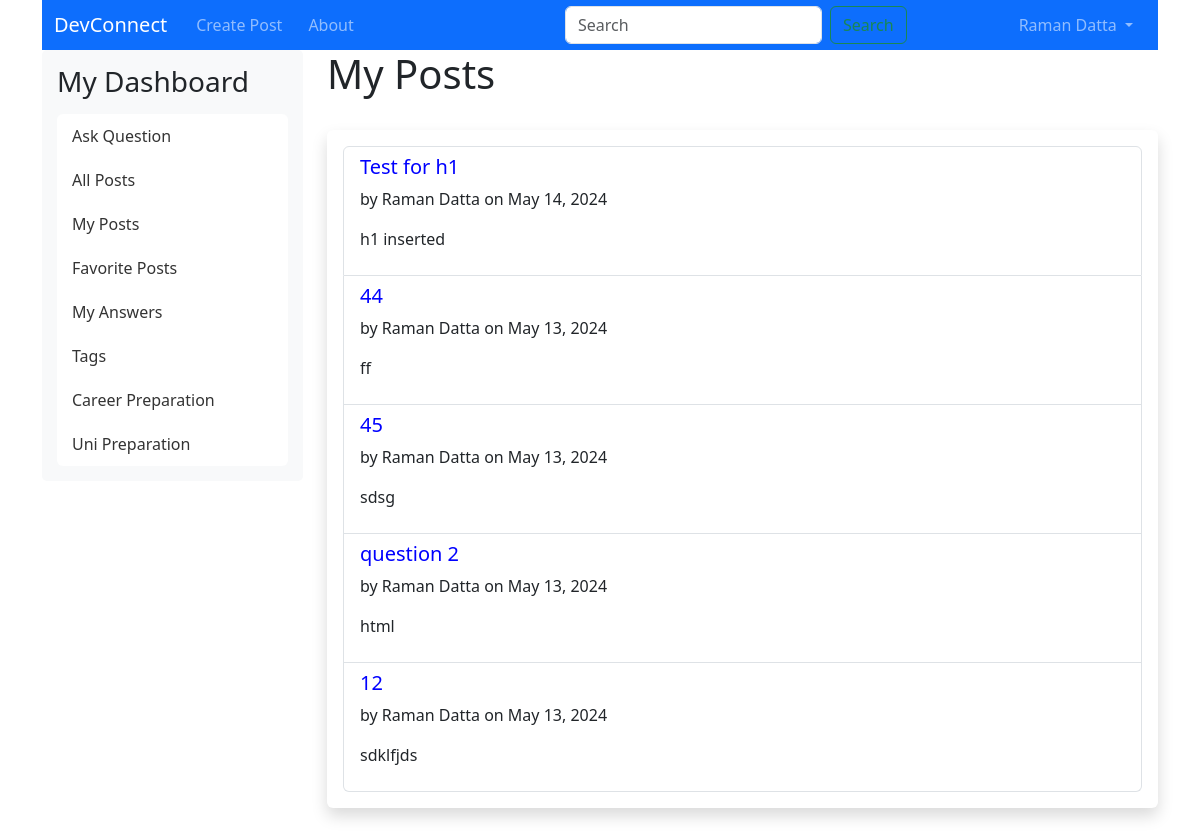
Before: /my_posts (signed in) with the older database file.
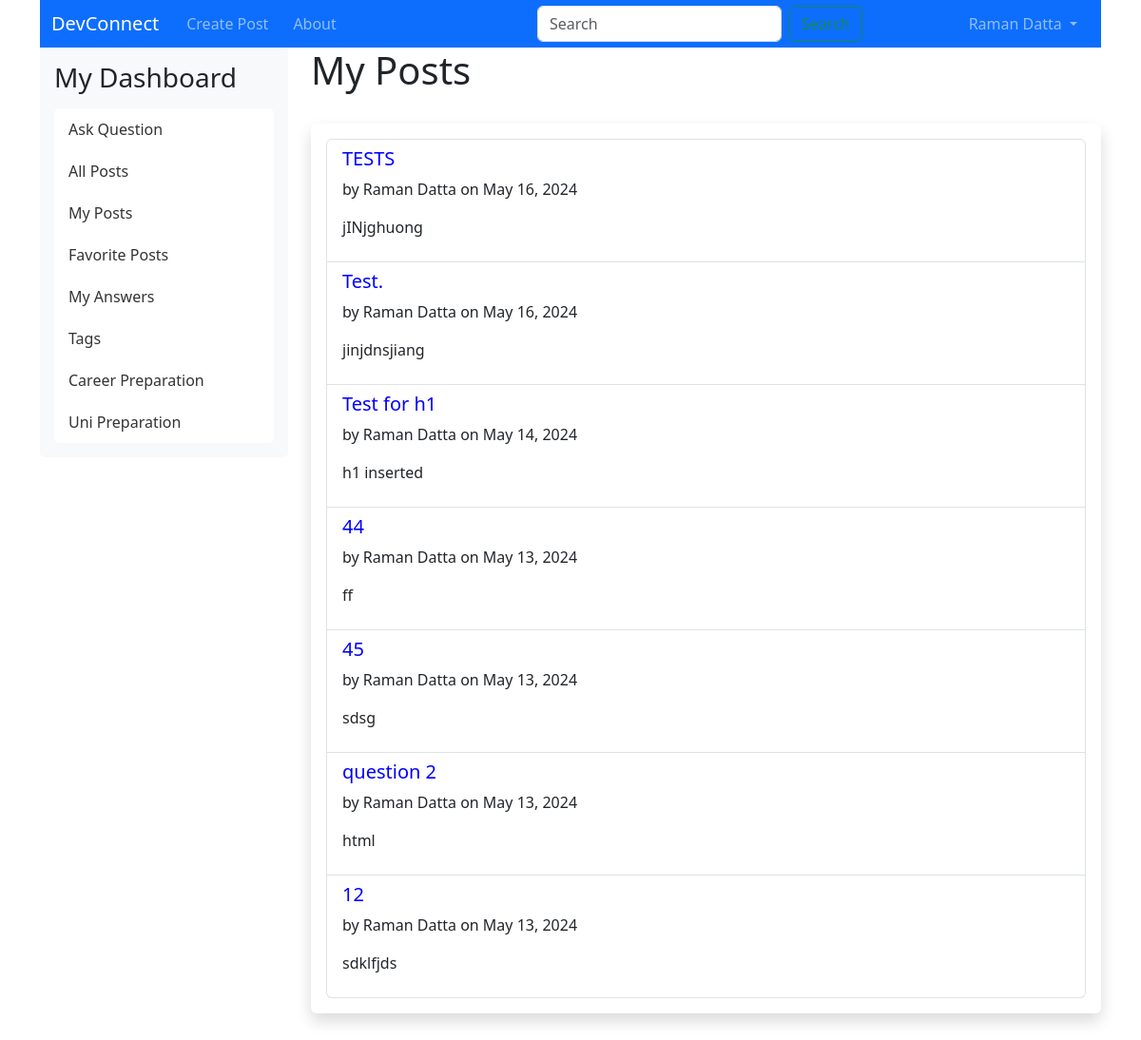
After: the same page with the newer database file.
### app/models/model.py (models this page shows, shortened)
class Posts(db.Model):
    __tablename__ = "posts"
    id = db.Column(db.Integer, primary_key=True)
    title = db.Column(db.String(255), nullable=False)
    content = db.Column(db.Text, nullable=False)
    author_id = db.Column(db.Integer, db.ForeignKey('users.id'))
    date_posted = db.Column(db.DateTime, default=datetime.utcnow)
    deleted = db.Column(db.Boolean, default=False)
    answered = db.Column(db.Boolean, default=False)
    tag_id = db.Column(db.Integer, db.ForeignKey('tags.id'))
    career_preparation = db.Column(db.Boolean, default=False)
    author = db.relationship('User', backref=db.backref('posts', lazy=True))
    tag = db.relationship('Tag', backref=db.backref('posts', lazy=True))

class User(UserMixin, db.Model):
    __tablename__ = "users"
    id = db.Column(db.Integer, primary_key=True)
    first_name = db.Column(db.String(100), nullable=False)
    last_name = db.Column(db.String(100), nullable=False)
    uwa_id = db.Column(db.String(100), unique=True, nullable=False)
    email = db.Column(db.String(100), unique=True, nullable=False)
    major = db.Column(db.String(100), nullable=False)
    password_hash = db.Column(db.String(200), nullable=False)
    user_image = db.Column(db.String(200))
    is_disabled = db.Column(db.Boolean, default=False)
    timestamp = db.Column(db.DateTime, default=datetime.utcnow)
    role = db.Column(db.String(100))
    def __repr__(self):
        return f'<User {self.email}>'
    @property
    def is_active(self):
        return not self.is_disabled

### app/controllers/main_controller.py (the view)
@main.route('/my_posts')
@login_required
def my_posts():
    user_posts = Posts.query.filter_by(author_id=current_user.id).order_by(Posts.date_posted.desc()).all()
    return render_template('main/my_posts.html', posts=user_posts)

### app/controllers/main_controller.py (called while the page is built)
@main.before_app_request
def add_tags_to_sidebar():
    if current_user.is_authenticated:
        tags_with_counts = db.session.query(
            Tag.id,
            Tag.tag,
            func.count(Posts.id).label('post_count')
        ).join(Posts, Posts.tag_id == Tag.id).group_by(Tag.id).all()
        g.tags = tags_with_counts
    else:
        g.tags = []

### app/templates/main/my_posts.html (shortened to what this page needs)
{% extends "includes/layout.html" %}
{% block content %}
<h1>My Posts</h1>
<br/>
<div class="shadow p-3 mb-5 bg-body rounded">
    <ul class="list-group">
        {% for post in posts %}
        <li class="list-group-item">
            <h5><a href="{{ url_for('main.view_post', post_id=post.id, origin='my_posts') }}">{{ post.title }}</a></h5>
            <p>by {{ current_user.first_name }} {{ current_user.last_name }} on {{ post.date_posted.strftime('%B %d, %Y') }}</p>
            <p>{{ post.content | safe }}</p>
        </li>
        {% endfor %}
    </ul>
</div>
{% endblock %}

### app/templates/includes/layout.html (shortened to what this page needs)
<!DOCTYPE html>
<html lang="en">
<head>
    <link rel="stylesheet" href="https://cdn.jsdelivr.net/npm/bootstrap@5.3.3/dist/css/bootstrap.min.css">
    <link rel="stylesheet" href="https://cdnjs.cloudflare.com/ajax/libs/font-awesome/5.14.0/css/all.min.css" />
    <link rel="stylesheet" href="{{ url_for('static', filename='css/main.css') }}">
</head>
<body>
<div class="container">
    {% include "includes/nav.html" %}
    <div class="row">
        {% if current_user.is_authenticated %}
        <div class="col-md-3">
            <div class="sidebar">
                <h3>My Dashboard</h3>
                <ul class="list-group">
                    <li class="list-group-item"><a href="{{ url_for('main.add_post') }}">Ask Question</a></li>
                    <li class="list-group-item"><a href="{{ url_for('main.posts') }}">All Posts</a></li>
                    <li class="list-group-item"><a href="{{ url_for('main.my_posts') }}">My Posts</a></li>
                    <li class="list-group-item"><a href="{{ url_for('main.my_favorites') }}">Favorite Posts</a></li>
                    <li class="list-group-item"><a href="{{ url_for('main.my_answers') }}">My Answers</a></li>
                    <li class="list-group-item"><a href="{{ url_for('main.tags') }}">Tags</a></li>
                    <li class="list-group-item"><a href="{{ url_for('main.career') }}">Career Preparation</a></li>
                    <li class="list-group-item"><a href="{{ url_for('main.uni_preparation') }}">Uni Preparation</a></li>
                </ul>
            </div>
        </div>
        <div class="col-md-9">
        {% else %}
        <div class="col-md-12">
        {% endif %}
            {% block content %}{% endblock %}
        </div>
    </div>
</div>
</body>
</html>

### app/templates/includes/nav.html (shortened to what this page needs)
<header>
    <nav class="navbar navbar-expand-lg navbar-dark bg-primary p-0" style="padding-top: 0.5rem; padding-bottom: 0.5rem;">
        <div class="container-fluid">
            <a class="navbar-brand" href="{{ url_for('main.posts') }}">DevConnect</a>
            <div class="collapse navbar-collapse" id="navbarNav">
                <ul class="navbar-nav me-auto p-0">
                    <li class="nav-item">
                        <a href="{{ url_for('main.add_post') }}" class="nav-link {{ 'active' if request.path == url_for('main.add_post') else '' }}">Create Post</a>
                    </li>
                    <li class="nav-item">
                        <a href="{{ url_for('main.about') }}" class="nav-link {{ 'active' if request.path == url_for('main.about') else '' }}">About</a>
                    </li>
                </ul>
                <form class="d-flex ms-auto" method="GET" action="{{ url_for('main.search') }}">
                    <input class="form-control me-2" type="search" name="q" placeholder="Search" aria-label="Search" value="{{ request.args.get('q', '') }}">
                    <button class="btn btn-outline-success" type="submit">Search</button>
                </form>
                {% if 'logged_in' in session and session['logged_in'] %}
                    <ul class="navbar-nav ms-auto">
                        <li class="nav-item dropdown">
                            <a class="nav-link dropdown-toggle" href="#" id="navbarDropdownMenuLink" role="button" data-bs-toggle="dropdown" aria-expanded="false">
                                {{ session['user_name'] }}
                            </a>
                        </li>
                    </ul>
                {% else %}
                    <div class="navbar-nav ms-auto">
                        <a href="{{ url_for('auth.login') }}" class="btn btn-outline-light me-2">Login</a>
                        <a href="{{ url_for('auth.register') }}" class="btn btn-success">Sign Up</a>
                    </div>
                {% endif %}
            </div>
        </div>
    </nav>
</header>

### app/static/css/main.css (style rules this page uses)
:root { --blue: #27348b; --gold: #e2b600; --silver: #ececec; --red-700: #a92247; --red-800: #de2851; --red-900: #e42313; --orange: #e84e0f; --orange-400: #f49700; --yellow: #fdc300; --darkblue:#003869; --black-800: #1488ca; --lightblue:#48bed8; }
* { box-sizing: border-box; }
*:before, *:after { box-sizing: border-box; }
html { position: relative; min-height: 100%; }
body { margin-bottom: 60px; }
header { text-align: center; }
li { display: inline; padding: 5px; }
a { text-decoration: none; color: blue; }
.sidebar { background: #f8f9fa; padding: 15px; border-radius: 5px; }
.sidebar h3 { margin-bottom: 15px; }
.sidebar .list-group-item { border: none; padding: 10px 15px; }
.sidebar .list-group-item a { text-decoration: none; color: #333; }

Changed rows visible on the page:
added Posts: title "TESTS", {{ current_user.first_name }} "Raman", {{ current_user.last_name }} "Datta", date_posted "May 16, 2024", content "jINjghuong"
added Posts: title "Test.", {{ current_user.first_name }} "Raman", {{ current_user.last_name }} "Datta", date_posted "May 16, 2024", content "jinjdnsjiang"
